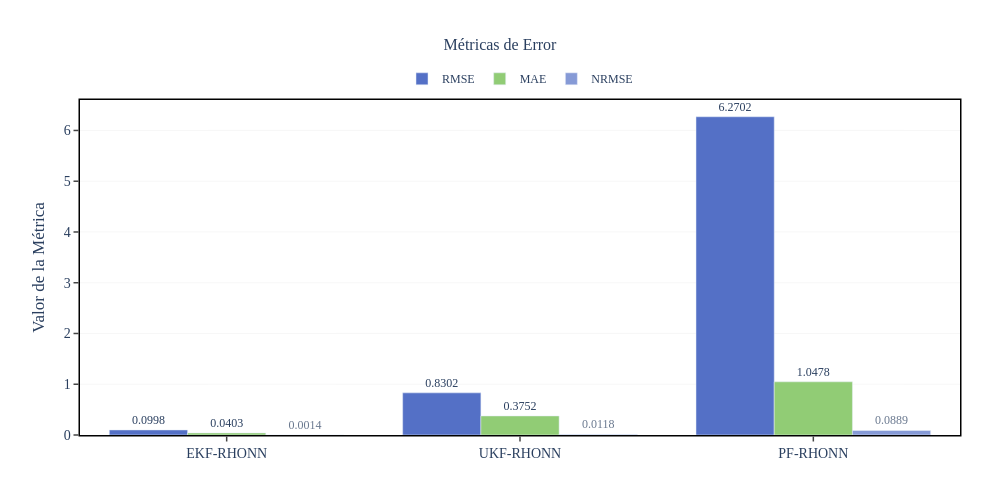

Notebook source saved alongside this figure:
### Code cell
# ============================================================
# Gráfica de Métricas de Error (RMSE, MAE, NRMSE)
# ============================================================

print("\nCalculando métricas de error adicionales...")

# Calcular errores para cada filtro
errors_ekf = x_true - x_est_ekf
errors_ukf = x_true - x_est_ukf
errors_pf = x_true - x_est_pf

# RMSE (Root Mean Square Error)
rmse_ekf = np.sqrt(np.mean(errors_ekf**2))
rmse_ukf = np.sqrt(np.mean(errors_ukf**2))
rmse_pf = np.sqrt(np.mean(errors_pf**2))

# MAE (Mean Absolute Error)
mae_ekf = np.mean(np.abs(errors_ekf))
mae_ukf = np.mean(np.abs(errors_ukf))
mae_pf = np.mean(np.abs(errors_pf))

# NRMSE (Normalized RMSE) - normalizado por el rango de los datos
data_range = np.max(x_true) - np.min(x_true)
nrmse_ekf = rmse_ekf / data_range
nrmse_ukf = rmse_ukf / data_range
nrmse_pf = rmse_pf / data_range

print(f"\nMétricas de Error Globales:")
print(f"EKF-RHONN: RMSE={rmse_ekf:.4f}, MAE={mae_ekf:.4f}, NRMSE={nrmse_ekf:.4f}")
print(f"UKF-RHONN: RMSE={rmse_ukf:.4f}, MAE={mae_ukf:.4f}, NRMSE={nrmse_ukf:.4f}")
print(f"PF-RHONN:  RMSE={rmse_pf:.4f}, MAE={mae_pf:.4f}, NRMSE={nrmse_pf:.4f}")

# Crear gráfica de barras agrupadas
fig_metrics = go.Figure()

filters = ['EKF-RHONN', 'UKF-RHONN', 'PF-RHONN']

fig_metrics.add_trace(go.Bar(
    name='RMSE',
    x=filters,
    y=[rmse_ekf, rmse_ukf, rmse_pf],
    marker_color='#5470C6',
    text=[f'{rmse_ekf:.4f}', f'{rmse_ukf:.4f}', f'{rmse_pf:.4f}'],
    textposition='outside',
    textfont=dict(size=12)
))

fig_metrics.add_trace(go.Bar(
    name='MAE',
    x=filters,
    y=[mae_ekf, mae_ukf, mae_pf],
    marker_color='#91CC75',
    text=[f'{mae_ekf:.4f}', f'{mae_ukf:.4f}', f'{mae_pf:.4f}'],
    textposition='outside',
    textfont=dict(size=12)
))

fig_metrics.add_trace(go.Bar(
    name='NRMSE',
    x=filters,
    y=[nrmse_ekf, nrmse_ukf, nrmse_pf],
    marker_color='#5470C6',
    text=[f'{nrmse_ekf:.4f}', f'{nrmse_ukf:.4f}', f'{nrmse_pf:.4f}'],
    textposition='outside',
    textfont=dict(size=12),
    opacity=0.7
))

fig_metrics.update_layout(
    title={
        'text': 'Métricas de Error',
        'x': 0.5,
        'xanchor': 'center',
        'font': {'size': thesis_config['title_font_size'], 'family': thesis_config['font_family']}
    },
    xaxis_title='',
    yaxis_title='Valor de la Métrica',
    yaxis=dict(
        showgrid=True,
        gridcolor=thesis_config['grid_color'],
        gridwidth=thesis_config['grid_width'],
        showline=True,
        linewidth=1.5,
        linecolor='black',
        mirror=True,
        ticks='outside',
        tickwidth=1.5,
        ticklen=5
    ),
    xaxis=dict(
        showline=True,
        linewidth=1.5,
        linecolor='black',
        mirror=True,
        ticks='outside',
        tickwidth=1.5,
        ticklen=5
    ),
    legend=dict(
        orientation='h',
        yanchor='bottom',
        y=1.02,
        xanchor='center',
        x=0.5,
        bgcolor='rgba(255, 255, 255, 0)',
        font=dict(size=thesis_config['legend_font_size'], family=thesis_config['font_family'])
    ),
    barmode='group',
    font=dict(size=thesis_config['font_size'], family=thesis_config['font_family']),
    plot_bgcolor='white',
    paper_bgcolor='white',
    width=thesis_config['plot_width'],
    height=thesis_config['plot_height'],
    margin=dict(l=80, r=40, t=100, b=60)
)

fig_metrics.show()

### Figure 1 — Plotly figure (JSON) as saved in the notebook; plotly's stock layout.template omitted (floating-point values rounded to 4 significant figures)
{"data": [{"marker": {"color": "#5470C6"}, "name": "RMSE", "text": ["0.0998", "0.8302", "6.2702"], "textfont": {"size": 12}, "textposition": "outside", "type": "bar", "x": ["EKF-RHONN", "UKF-RHONN", "PF-RHONN"], "y": [0.09978, 0.8302, 6.27]}, {"marker": {"color": "#91CC75"}, "name": "MAE", "text": ["0.0403", "0.3752", "1.0478"], "textfont": {"size": 12}, "textposition": "outside", "type": "bar", "x": ["EKF-RHONN", "UKF-RHONN", "PF-RHONN"], "y": [0.04031, 0.3752, 1.048]}, {"marker": {"color": "#5470C6"}, "name": "NRMSE", "opacity": 0.7, "text": ["0.0014", "0.0118", "0.0889"], "textfont": {"size": 12}, "textposition": "outside", "type": "bar", "x": ["EKF-RHONN", "UKF-RHONN", "PF-RHONN"], "y": [0.001415, 0.01178, 0.08895]}], "layout": {"barmode": "group", "font": {"family": "Computer Modern, serif", "size": 14}, "height": 500, "legend": {"bgcolor": "rgba(255, 255, 255, 0)", "font": {"family": "Computer Modern, serif", "size": 12}, "orientation": "h", "x": 0.5, "xanchor": "center", "y": 1.02, "yanchor": "bottom"}, "margin": {"b": 60, "l": 80, "r": 40, "t": 100}, "paper_bgcolor": "white", "plot_bgcolor": "white", "title": {"font": {"family": "Computer Modern, serif", "size": 16}, "text": "Métricas de Error", "x": 0.5, "xanchor": "center"}, "width": 1000, "xaxis": {"linecolor": "black", "linewidth": 1.5, "mirror": true, "showline": true, "ticklen": 5, "ticks": "outside", "tickwidth": 1.5, "title": {"text": ""}}, "yaxis": {"gridcolor": "rgba(200, 200, 200, 0.3)", "gridwidth": 0.5, "linecolor": "black", "linewidth": 1.5, "mirror": true, "showgrid": true, "showline": true, "ticklen": 5, "ticks": "outside", "tickwidth": 1.5, "title": {"text": "Valor de la Métrica"}}}}
